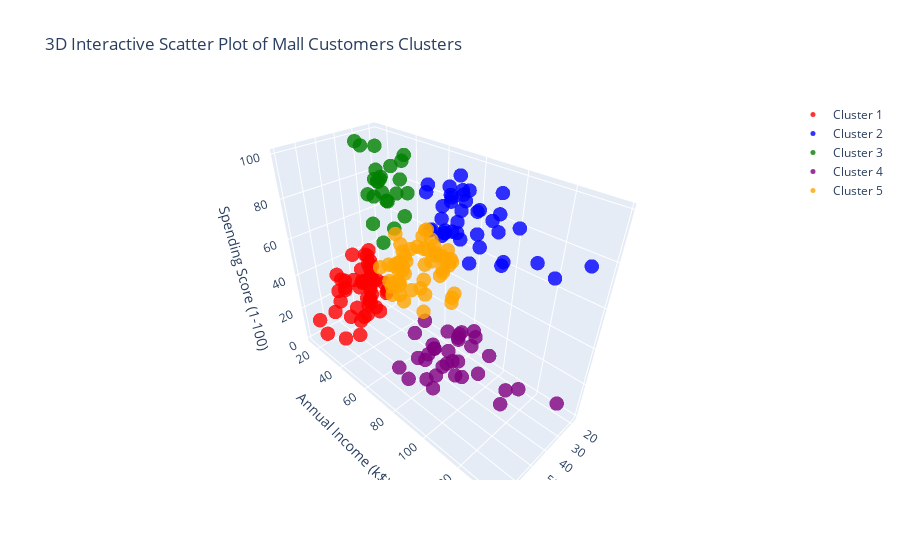

The notebook cell saved with this chart:
### Code cell
# Create a 3D scatter plot with clusters
fig = go.Figure()

# Define a list of colors for each cluster
colors = ['red', 'blue', 'green', 'purple', 'orange']

# Add data for each cluster to the plot
for cluster in range(5):
    clustered_data = df_k5[df_k5['Cluster'] == cluster]
    fig.add_trace(go.Scatter3d(
        x=clustered_data['Age'],
        y=clustered_data['Annual Income (k$)'],
        z=clustered_data['Spending Score (1-100)'],
        mode='markers',
        marker=dict(
            size=5,
            color=colors[cluster],
            opacity=0.8,
        ),
        name=f'Cluster {cluster + 1}'
    ))

# Set titles for the axes
fig.update_layout(
    scene=dict(
        xaxis_title='Age',
        yaxis_title='Annual Income (k$)',
        zaxis_title='Spending Score (1-100)'
    ),
    title='3D Interactive Scatter Plot of Mall Customers Clusters'
)

# Show the interactive plot
fig.show()

### Figure 1 — Plotly figure (JSON) as saved in the notebook; plotly's stock layout.template omitted (floating-point values rounded to 4 significant figures)
{"data": [{"marker": {"color": "red", "opacity": 0.8, "size": 5}, "mode": "markers", "name": "Cluster 1", "type": "scatter3d", "x": [20, 31, 35, 64, 67, 58, 37, 35, 52, 35, 46, 54, 45, 40, 60, 53, 49, 42, 36, 65, 48, 49, 50, 49, 59, 50, 47, 51, 69, 53, 70, 67, 54, 63, 68, 70, 47, 60, 60, 59, 49, 57, 67, 68, 67, 66, 68, 66, 65, 63], "y": [16, 17, 18, 19, 19, 20, 20, 21, 23, 24, 25, 28, 28, 29, 30, 33, 33, 34, 37, 38, 39, 39, 40, 42, 43, 43, 43, 44, 44, 46, 46, 47, 47, 48, 48, 49, 49, 50, 50, 54, 54, 54, 54, 59, 62, 63, 63, 63, 63, 65], "z": [6, 40, 6, 3, 14, 15, 13, 35, 29, 35, 5, 14, 32, 31, 4, 4, 14, 17, 26, 35, 36, 28, 55, 52, 60, 45, 41, 50, 46, 46, 56, 52, 59, 51, 48, 55, 42, 49, 56, 47, 42, 51, 41, 55, 59, 50, 43, 48, 52, 43]}, {"marker": {"color": "blue", "opacity": 0.8, "size": 5}, "mode": "markers", "name": "Cluster 2", "type": "scatter3d", "x": [39, 31, 40, 38, 39, 31, 29, 32, 35, 32, 32, 28, 32, 34, 39, 38, 27, 30, 30, 29, 31, 36, 33, 32, 28, 36, 30, 27, 35, 32, 29, 30, 28, 36, 32, 38, 35, 32, 30], "y": [69, 70, 71, 71, 71, 72, 73, 73, 74, 75, 76, 77, 77, 78, 78, 78, 78, 78, 78, 79, 81, 85, 86, 87, 87, 87, 88, 88, 93, 97, 98, 99, 101, 103, 103, 113, 120, 126, 137], "z": [91, 77, 95, 75, 75, 71, 88, 73, 72, 93, 87, 97, 74, 90, 88, 76, 89, 78, 73, 83, 93, 75, 95, 63, 75, 92, 86, 69, 90, 86, 88, 97, 68, 85, 69, 91, 79, 74, 83]}, {"marker": {"color": "green", "opacity": 0.8, "size": 5}, "mode": "markers", "name": "Cluster 3", "type": "scatter3d", "x": [19, 21, 23, 22, 23, 30, 35, 24, 22, 20, 35, 25, 31, 29, 35, 23, 21, 18, 21, 30, 20, 24, 31, 24], "y": [15, 15, 16, 17, 18, 19, 19, 20, 20, 21, 23, 24, 25, 28, 28, 29, 30, 33, 33, 34, 37, 38, 39, 39], "z": [39, 81, 77, 76, 94, 72, 99, 77, 79, 66, 98, 73, 73, 82, 61, 87, 73, 92, 81, 73, 75, 92, 61, 65]}, {"marker": {"color": "purple", "opacity": 0.8, "size": 5}, "mode": "markers", "name": "Cluster 4", "type": "scatter3d", "x": [59, 47, 20, 44, 19, 57, 25, 48, 34, 43, 44, 47, 37, 34, 56, 19, 50, 42, 36, 40, 36, 52, 58, 59, 37, 46, 41, 54, 41, 34, 33, 47, 45, 32], "y": [71, 71, 73, 73, 74, 75, 77, 77, 78, 78, 78, 78, 78, 78, 79, 81, 85, 86, 87, 87, 87, 88, 88, 93, 97, 98, 99, 101, 103, 103, 113, 120, 126, 137], "z": [11, 9, 5, 7, 10, 5, 12, 36, 22, 17, 20, 16, 1, 1, 35, 5, 26, 20, 27, 13, 10, 13, 15, 14, 32, 15, 39, 24, 17, 23, 8, 16, 28, 18]}, {"marker": {"color": "orange", "opacity": 0.8, "size": 5}, "mode": "markers", "name": "Cluster 5", "type": "scatter3d", "x": [27, 29, 31, 33, 31, 27, 19, 18, 43, 19, 32, 26, 45, 40, 23, 38, 46, 21, 48, 55, 22, 34, 50, 18, 48, 40, 32, 24, 47, 27, 48, 20, 23, 49, 26, 49, 21, 54, 19, 38, 19, 18, 19, 49, 51, 50, 27, 38, 40, 23, 43, 25, 28], "y": [40, 40, 40, 42, 43, 46, 46, 48, 48, 48, 48, 54, 54, 54, 54, 54, 54, 54, 54, 57, 57, 58, 58, 59, 60, 60, 60, 60, 60, 60, 61, 61, 62, 62, 62, 62, 62, 63, 63, 64, 64, 65, 65, 65, 67, 67, 67, 67, 69, 70, 71, 72, 76], "z": [47, 42, 42, 60, 54, 51, 55, 59, 50, 59, 47, 54, 53, 48, 52, 55, 44, 57, 46, 58, 55, 60, 46, 41, 49, 40, 42, 52, 47, 50, 42, 49, 41, 48, 55, 56, 42, 46, 54, 42, 46, 48, 50, 59, 43, 57, 56, 40, 58, 29, 35, 34, 40]}], "layout": {"scene": {"xaxis": {"title": {"text": "Age"}}, "yaxis": {"title": {"text": "Annual Income (k$)"}}, "zaxis": {"title": {"text": "Spending Score (1-100)"}}}, "title": {"text": "3D Interactive Scatter Plot of Mall Customers Clusters"}}}
